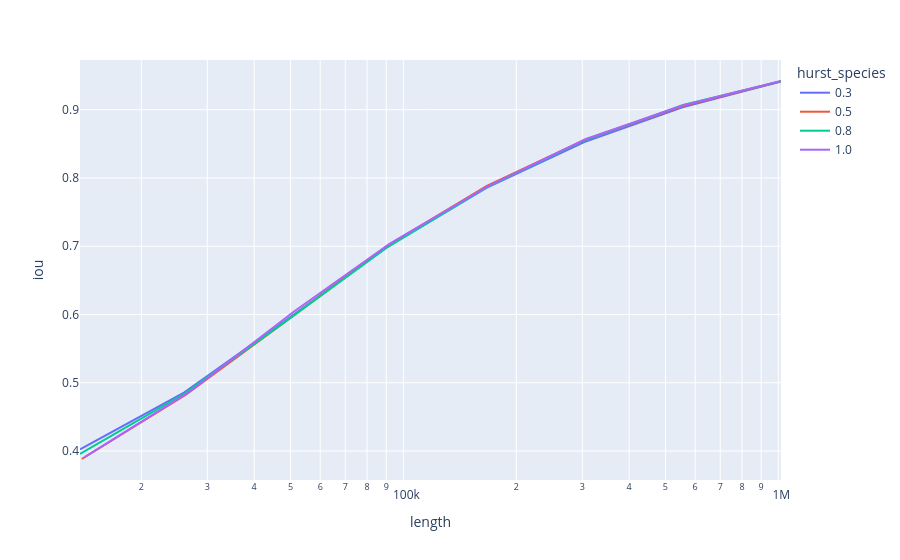
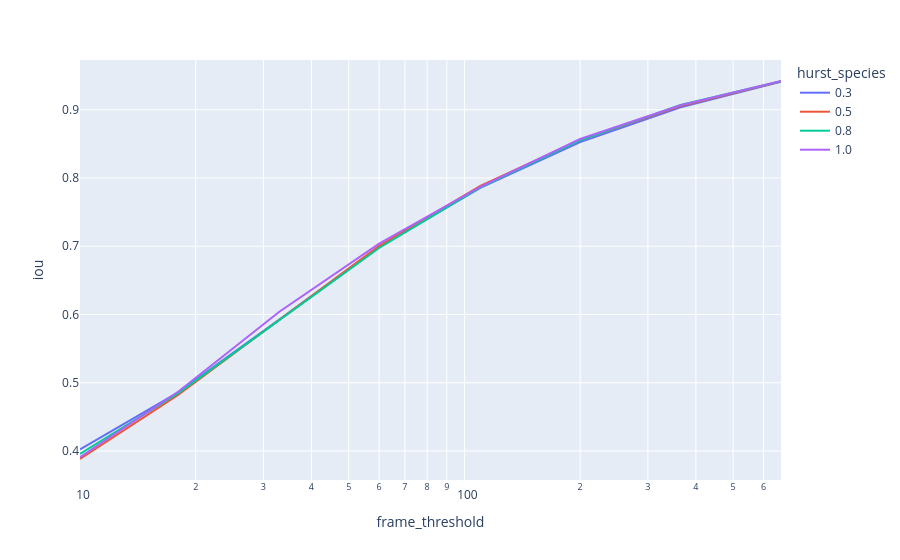

The code cell stored with these charts, in order, in its notebook:
### Code cell
# import plotly.graph_objects as go
# fig = go.Figure()
px.line(df, x='length', y='iou', color='hurst_species', log_x=True).show()
px.line(df, x='frame_threshold', y='iou', color='hurst_species', log_x=True).show()

### Figure 1 — Plotly figure (JSON) as saved in the notebook; plotly's stock layout.template omitted (floating-point values rounded to 4 significant figures)
{"data": [{"hovertemplate": "hurst_species=0.3<br>length=%{x}<br>iou=%{y}<extra></extra>", "legendgroup": "0.3", "line": {"color": "#636efa", "dash": "solid"}, "marker": {"symbol": "circle"}, "mode": "lines", "name": "0.3", "orientation": "v", "showlegend": true, "type": "scatter", "x": [13726, 26053, 48892, 90344, 166608, 303681, 555279, 1016463], "xaxis": "x", "y": [0.4025, 0.4858, 0.5925, 0.6987, 0.7855, 0.8525, 0.9035, 0.9412], "yaxis": "y"}, {"hovertemplate": "hurst_species=0.5<br>length=%{x}<br>iou=%{y}<extra></extra>", "legendgroup": "0.5", "line": {"color": "#EF553B", "dash": "solid"}, "marker": {"symbol": "circle"}, "mode": "lines", "name": "0.5", "orientation": "v", "showlegend": true, "type": "scatter", "x": [13874, 26234, 49257, 90555, 166941, 304587, 556342, 1016405], "xaxis": "x", "y": [0.3883, 0.4821, 0.5924, 0.7007, 0.7885, 0.8556, 0.9053, 0.9415], "yaxis": "y"}, {"hovertemplate": "hurst_species=0.8<br>length=%{x}<br>iou=%{y}<extra></extra>", "legendgroup": "0.8", "line": {"color": "#00cc96", "dash": "solid"}, "marker": {"symbol": "circle"}, "mode": "lines", "name": "0.8", "orientation": "v", "showlegend": true, "type": "scatter", "x": [13723, 26129, 49040, 90065, 166685, 304197, 557220, 1016706], "xaxis": "x", "y": [0.3957, 0.4844, 0.5918, 0.6974, 0.7864, 0.8551, 0.9069, 0.9417], "yaxis": "y"}, {"hovertemplate": "hurst_species=1.0<br>length=%{x}<br>iou=%{y}<extra></extra>", "legendgroup": "1.0", "line": {"color": "#ab63fa", "dash": "solid"}, "marker": {"symbol": "circle"}, "mode": "lines", "name": "1.0", "orientation": "v", "showlegend": true, "type": "scatter", "x": [14118, 26915, 50978, 92057, 166820, 306916, 558457, 1015448], "xaxis": "x", "y": [0.3909, 0.4869, 0.6041, 0.7038, 0.787, 0.8571, 0.9066, 0.9421], "yaxis": "y"}], "layout": {"legend": {"title": {"text": "hurst_species"}, "tracegroupgap": 0}, "margin": {"t": 60}, "xaxis": {"anchor": "y", "domain": [0, 1], "title": {"text": "length"}, "type": "log"}, "yaxis": {"anchor": "x", "domain": [0, 1], "title": {"text": "iou"}}}}

### Figure 2 — Plotly figure (JSON) as saved in the notebook; plotly's stock layout.template omitted (floating-point values rounded to 4 significant figures)
{"data": [{"hovertemplate": "hurst_species=0.3<br>frame_threshold=%{x}<br>iou=%{y}<extra></extra>", "legendgroup": "0.3", "line": {"color": "#636efa", "dash": "solid"}, "marker": {"symbol": "circle"}, "mode": "lines", "name": "0.3", "orientation": "v", "showlegend": true, "type": "scatter", "x": [10, 18, 33, 60, 110, 200, 365, 666], "xaxis": "x", "y": [0.4025, 0.4858, 0.5925, 0.6987, 0.7855, 0.8525, 0.9035, 0.9412], "yaxis": "y"}, {"hovertemplate": "hurst_species=0.5<br>frame_threshold=%{x}<br>iou=%{y}<extra></extra>", "legendgroup": "0.5", "line": {"color": "#EF553B", "dash": "solid"}, "marker": {"symbol": "circle"}, "mode": "lines", "name": "0.5", "orientation": "v", "showlegend": true, "type": "scatter", "x": [10, 18, 33, 60, 110, 200, 365, 666], "xaxis": "x", "y": [0.3883, 0.4821, 0.5924, 0.7007, 0.7885, 0.8556, 0.9053, 0.9415], "yaxis": "y"}, {"hovertemplate": "hurst_species=0.8<br>frame_threshold=%{x}<br>iou=%{y}<extra></extra>", "legendgroup": "0.8", "line": {"color": "#00cc96", "dash": "solid"}, "marker": {"symbol": "circle"}, "mode": "lines", "name": "0.8", "orientation": "v", "showlegend": true, "type": "scatter", "x": [10, 18, 33, 60, 110, 200, 365, 666], "xaxis": "x", "y": [0.3957, 0.4844, 0.5918, 0.6974, 0.7864, 0.8551, 0.9069, 0.9417], "yaxis": "y"}, {"hovertemplate": "hurst_species=1.0<br>frame_threshold=%{x}<br>iou=%{y}<extra></extra>", "legendgroup": "1.0", "line": {"color": "#ab63fa", "dash": "solid"}, "marker": {"symbol": "circle"}, "mode": "lines", "name": "1.0", "orientation": "v", "showlegend": true, "type": "scatter", "x": [10, 18, 33, 60, 110, 200, 365, 666], "xaxis": "x", "y": [0.3909, 0.4869, 0.6041, 0.7038, 0.787, 0.8571, 0.9066, 0.9421], "yaxis": "y"}], "layout": {"legend": {"title": {"text": "hurst_species"}, "tracegroupgap": 0}, "margin": {"t": 60}, "xaxis": {"anchor": "y", "domain": [0, 1], "title": {"text": "frame_threshold"}, "type": "log"}, "yaxis": {"anchor": "x", "domain": [0, 1], "title": {"text": "iou"}}}}
